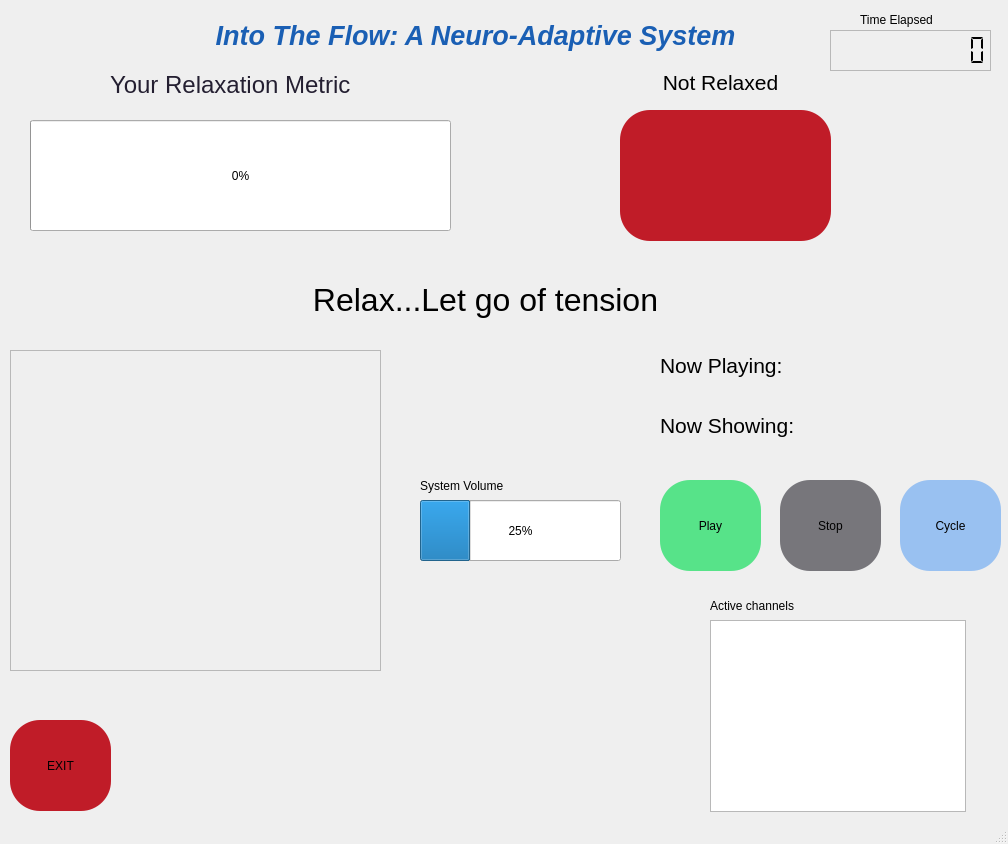
<?xml version="1.0" encoding="UTF-8"?>
<ui version="4.0">
 <class>MainWindow</class>
 <widget class="QMainWindow" name="MainWindow">
  <property name="enabled">
   <bool>true</bool>
  </property>
  <property name="geometry">
   <rect>
    <x>0</x>
    <y>0</y>
    <width>1008</width>
    <height>844</height>
   </rect>
  </property>
  <property name="windowTitle">
   <string>MainWindow</string>
  </property>
  <property name="styleSheet">
   <string notr="true"/>
  </property>
  <property name="documentMode">
   <bool>false</bool>
  </property>
  <property name="tabShape">
   <enum>QTabWidget::Rounded</enum>
  </property>
  <widget class="QWidget" name="centralwidget">
   <widget class="QFrame" name="PSDBarPlot">
    <property name="geometry">
     <rect>
      <x>10</x>
      <y>350</y>
      <width>371</width>
      <height>321</height>
     </rect>
    </property>
    <property name="frameShape">
     <enum>QFrame::StyledPanel</enum>
    </property>
    <property name="frameShadow">
     <enum>QFrame::Raised</enum>
    </property>
   </widget>
   <widget class="QLabel" name="RelaxationMetricLabel">
    <property name="geometry">
     <rect>
      <x>110</x>
      <y>70</y>
      <width>271</width>
      <height>31</height>
     </rect>
    </property>
    <property name="styleSheet">
     <string notr="true"/>
    </property>
    <property name="text">
     <string>&lt;html&gt;&lt;head/&gt;&lt;body&gt;&lt;p&gt;&lt;span style=&quot; font-size:18pt; color:#241f31;&quot;&gt;Your Relaxation Metric&lt;/span&gt;&lt;/p&gt;&lt;/body&gt;&lt;/html&gt;</string>
    </property>
   </widget>
   <widget class="QLCDNumber" name="Time">
    <property name="geometry">
     <rect>
      <x>830</x>
      <y>30</y>
      <width>161</width>
      <height>41</height>
     </rect>
    </property>
    <property name="frameShape">
     <enum>QFrame::StyledPanel</enum>
    </property>
    <property name="lineWidth">
     <number>1</number>
    </property>
    <property name="smallDecimalPoint">
     <bool>false</bool>
    </property>
    <property name="digitCount">
     <number>10</number>
    </property>
    <property name="segmentStyle">
     <enum>QLCDNumber::Flat</enum>
    </property>
    <property name="value" stdset="0">
     <double>0.000000000000000</double>
    </property>
   </widget>
   <widget class="QLabel" name="TimeElapsedLabel">
    <property name="geometry">
     <rect>
      <x>860</x>
      <y>10</y>
      <width>141</width>
      <height>19</height>
     </rect>
    </property>
    <property name="text">
     <string>Time Elapsed</string>
    </property>
   </widget>
   <widget class="QProgressBar" name="RelxationBar">
    <property name="geometry">
     <rect>
      <x>30</x>
      <y>120</y>
      <width>421</width>
      <height>111</height>
     </rect>
    </property>
    <property name="value">
     <number>0</number>
    </property>
    <property name="textVisible">
     <bool>true</bool>
    </property>
    <property name="textDirection">
     <enum>QProgressBar::TopToBottom</enum>
    </property>
   </widget>
   <widget class="QListView" name="ActiveChannelList">
    <property name="geometry">
     <rect>
      <x>710</x>
      <y>620</y>
      <width>256</width>
      <height>192</height>
     </rect>
    </property>
    <property name="dragDropOverwriteMode">
     <bool>false</bool>
    </property>
    <property name="movement">
     <enum>QListView::Static</enum>
    </property>
    <property name="wordWrap">
     <bool>false</bool>
    </property>
   </widget>
   <widget class="QLabel" name="ActiveChannelsLabel">
    <property name="geometry">
     <rect>
      <x>710</x>
      <y>590</y>
      <width>251</width>
      <height>31</height>
     </rect>
    </property>
    <property name="text">
     <string>Active channels</string>
    </property>
   </widget>
   <widget class="QLabel" name="SystemVolumeLabel">
    <property name="geometry">
     <rect>
      <x>420</x>
      <y>470</y>
      <width>251</width>
      <height>31</height>
     </rect>
    </property>
    <property name="text">
     <string>System Volume</string>
    </property>
   </widget>
   <widget class="QProgressBar" name="VolumeBar">
    <property name="geometry">
     <rect>
      <x>420</x>
      <y>500</y>
      <width>201</width>
      <height>61</height>
     </rect>
    </property>
    <property name="whatsThis">
     <string>&lt;html&gt;&lt;head/&gt;&lt;body&gt;&lt;p&gt;&lt;br/&gt;&lt;/p&gt;&lt;/body&gt;&lt;/html&gt;</string>
    </property>
    <property name="value">
     <number>25</number>
    </property>
   </widget>
   <widget class="QLabel" name="TitleLabel">
    <property name="geometry">
     <rect>
      <x>140</x>
      <y>10</y>
      <width>671</width>
      <height>51</height>
     </rect>
    </property>
    <property name="text">
     <string>&lt;html&gt;&lt;head/&gt;&lt;body&gt;&lt;p align=&quot;center&quot;&gt;&lt;span style=&quot; font-size:20pt; font-weight:600; font-style:italic; color:#1a5fb4;&quot;&gt;Into The Flow: A Neuro-Adaptive System&lt;/span&gt;&lt;/p&gt;&lt;/body&gt;&lt;/html&gt;</string>
    </property>
   </widget>
   <widget class="QLabel" name="DynamicRelaxationColor">
    <property name="geometry">
     <rect>
      <x>620</x>
      <y>110</y>
      <width>211</width>
      <height>131</height>
     </rect>
    </property>
    <property name="autoFillBackground">
     <bool>false</bool>
    </property>
    <property name="styleSheet">
     <string notr="true">background-color: rgb(192, 28, 40);
border-radius: 30px;</string>
    </property>
    <property name="text">
     <string/>
    </property>
   </widget>
   <widget class="QLabel" name="RelaxationQuote">
    <property name="geometry">
     <rect>
      <x>30</x>
      <y>280</y>
      <width>911</width>
      <height>41</height>
     </rect>
    </property>
    <property name="text">
     <string>&lt;html&gt;&lt;head/&gt;&lt;body&gt;&lt;p align=&quot;center&quot;&gt;&lt;span style=&quot; font-size:24pt;&quot;&gt;Relax...Let go of tension&lt;/span&gt;&lt;/p&gt;&lt;/body&gt;&lt;/html&gt;</string>
    </property>
   </widget>
   <widget class="QLabel" name="DynamicRelaxationLabel">
    <property name="geometry">
     <rect>
      <x>660</x>
      <y>70</y>
      <width>121</width>
      <height>20</height>
     </rect>
    </property>
    <property name="text">
     <string>&lt;html&gt;&lt;head/&gt;&lt;body&gt;&lt;p align=&quot;center&quot;&gt;&lt;span style=&quot; font-size:16pt;&quot;&gt;Not Relaxed&lt;/span&gt;&lt;/p&gt;&lt;/body&gt;&lt;/html&gt;</string>
    </property>
   </widget>
   <widget class="QPushButton" name="PlayButton">
    <property name="geometry">
     <rect>
      <x>660</x>
      <y>480</y>
      <width>101</width>
      <height>91</height>
     </rect>
    </property>
    <property name="styleSheet">
     <string notr="true">background-color: rgb(87, 227, 137);
border-radius: 30px;</string>
    </property>
    <property name="text">
     <string>Play</string>
    </property>
   </widget>
   <widget class="QPushButton" name="StopButton">
    <property name="geometry">
     <rect>
      <x>780</x>
      <y>480</y>
      <width>101</width>
      <height>91</height>
     </rect>
    </property>
    <property name="styleSheet">
     <string notr="true">background-color: rgb(119, 118, 123);
border-radius: 30px;</string>
    </property>
    <property name="text">
     <string>Stop</string>
    </property>
   </widget>
   <widget class="QPushButton" name="Cyclebutton">
    <property name="geometry">
     <rect>
      <x>900</x>
      <y>480</y>
      <width>101</width>
      <height>91</height>
     </rect>
    </property>
    <property name="styleSheet">
     <string notr="true">background-color: rgb(153, 193, 241);
border-radius: 30px;</string>
    </property>
    <property name="text">
     <string>Cycle</string>
    </property>
   </widget>
   <widget class="QLabel" name="NowPlayingLabel">
    <property name="geometry">
     <rect>
      <x>660</x>
      <y>340</y>
      <width>341</width>
      <height>51</height>
     </rect>
    </property>
    <property name="text">
     <string>&lt;html&gt;&lt;head/&gt;&lt;body&gt;&lt;p&gt;&lt;span style=&quot; font-size:16pt;&quot;&gt;Now Playing:&lt;/span&gt;&lt;/p&gt;&lt;/body&gt;&lt;/html&gt;</string>
    </property>
   </widget>
   <widget class="QLabel" name="NowShowingLabel">
    <property name="geometry">
     <rect>
      <x>660</x>
      <y>400</y>
      <width>341</width>
      <height>51</height>
     </rect>
    </property>
    <property name="text">
     <string>&lt;html&gt;&lt;head/&gt;&lt;body&gt;&lt;p&gt;&lt;span style=&quot; font-size:16pt;&quot;&gt;Now Showing:&lt;/span&gt;&lt;/p&gt;&lt;/body&gt;&lt;/html&gt;</string>
    </property>
   </widget>
   <widget class="QPushButton" name="ExitSessionButton">
    <property name="geometry">
     <rect>
      <x>10</x>
      <y>720</y>
      <width>101</width>
      <height>91</height>
     </rect>
    </property>
    <property name="styleSheet">
     <string notr="true">background-color: rgb(192, 28, 40);
border-radius: 30px;</string>
    </property>
    <property name="text">
     <string>EXIT</string>
    </property>
   </widget>
  </widget>
  <widget class="QStatusBar" name="statusbar"/>
 </widget>
 <resources/>
 <connections/>
</ui>
